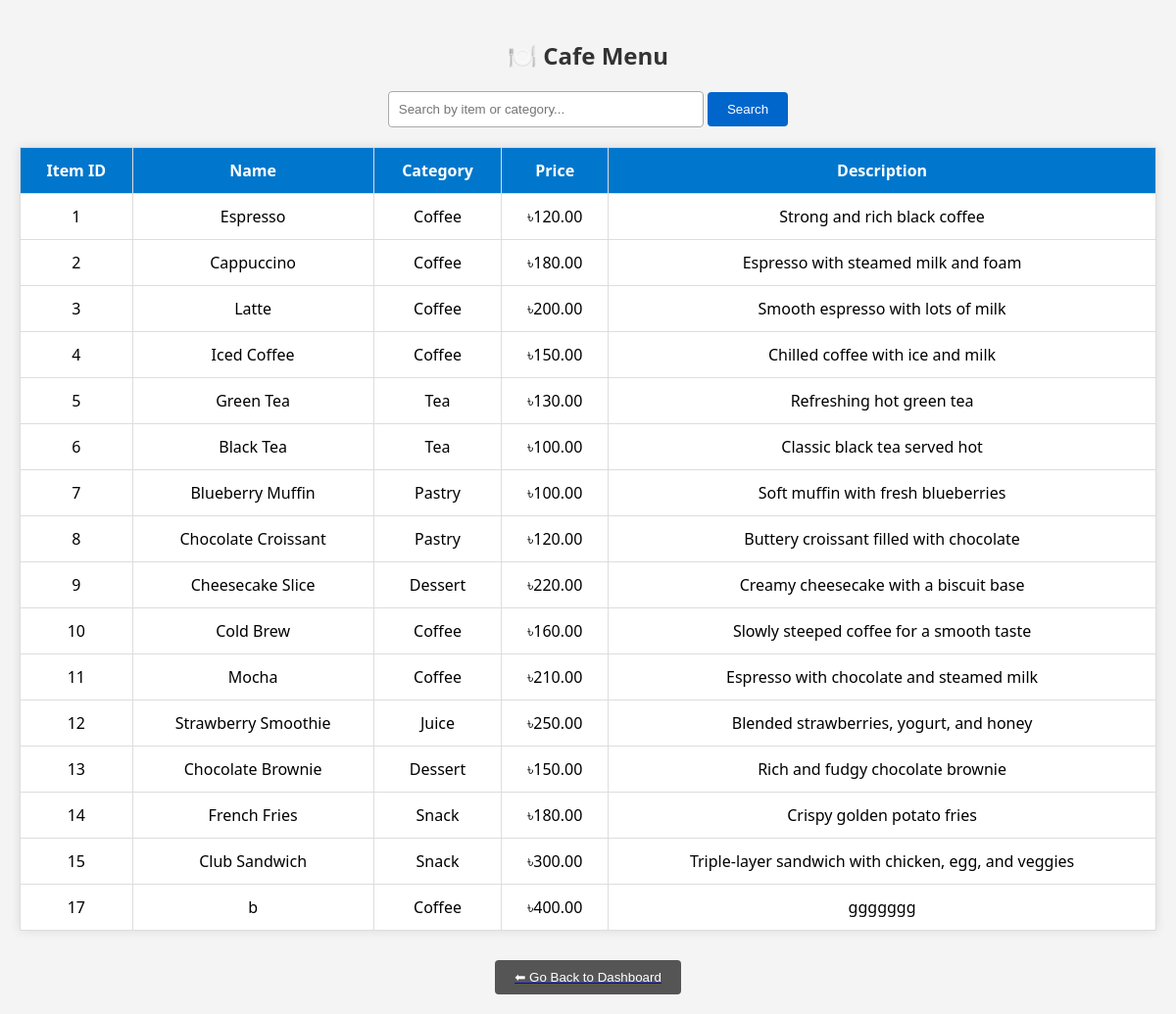
The app's page /CMS/customer/menu.php (signed in) with its own data.
### tables this page shows
CREATE TABLE `menu` (
  `id` int(11) NOT NULL,
  `item_name` varchar(100) NOT NULL,
  `price` decimal(10,2) NOT NULL,
  `category` varchar(50) NOT NULL,
  `description` text DEFAULT NULL
);

### CMS/customer/menu.php (the view, shortened to what this page needs)
<?php
include('../db_connect.php');
$search = "";
if (isset($_GET['search'])) {
    $search = mysqli_real_escape_string($connection, $_GET['search']);
    $menu_query = "SELECT * FROM menu WHERE item_name LIKE '%$search%' OR category LIKE '%$search%'";
} else {
    $menu_query = "SELECT * FROM menu";
}
$menu_result = mysqli_query($connection, $menu_query);
?>
<!DOCTYPE html>
<html lang="en">
<head>
</head>
<body>
    <h2>🍽️ Cafe Menu</h2>
    <form method="GET" action="">
        <input type="text" name="search" placeholder="Search by item or category..." value="<?php echo htmlspecialchars($search); ?>">
        <input type="submit" value="Search">
    </form>
    <?php if (mysqli_num_rows($menu_result) > 0) { ?>
        <table>
            <tr>
                <th>Item ID</th>
                <th>Name</th>
                <th>Category</th>
                <th>Price</th>
                <th>Description</th>
            </tr>
            <?php while ($row = mysqli_fetch_assoc($menu_result)) { ?>
                <tr>
                    <td><?php echo $row['id']; ?></td>
                    <td><?php echo $row['item_name'] ?? 'N/A'; ?></td>
                    <td><?php echo $row['category'] ?? 'N/A'; ?></td>
                    <td>৳<?php echo number_format($row['price'] ?? 0, 2); ?></td>
                    <td><?php echo $row['description'] ?? 'No description'; ?></td>
                </tr>
            <?php } ?>
        </table>
    <?php } else { ?>
        <p class="no-items">No menu items found for "<strong><?php echo htmlspecialchars($search); ?></strong>".</p>
    <?php } ?>
    <a href="customer_dashboard.php">
        <button>⬅ Go Back to Dashboard</button>
    </a>
</body>
</html>

### CMS/customer/menu.php (style rules this page uses)
body { font-family: 'Segoe UI', sans-serif; background-color: #f4f4f4; margin: 0; padding: 20px; }
h2 { text-align: center; color: #333; }
form { text-align: center; margin-bottom: 20px; }
input[type="text"] { padding: 10px; width: 300px; border: 1px solid #aaa; border-radius: 4px; }
input[type="submit"] { padding: 10px 20px; background-color: #0066cc; border: none; color: white; cursor: pointer; border-radius: 4px; }
table { width: 100%; border-collapse: collapse; background-color: white; box-shadow: 0 0 10px rgba(0,0,0,0.1); }
th, td { padding: 12px; border: 1px solid #ddd; text-align: center; }
th { background-color: #0077cc; color: white; }
a button { padding: 10px 20px; margin-top: 30px; display: block; margin-left: auto; margin-right: auto; background-color: #555; color: white; border: none; border-radius: 4px; cursor: pointer; }

### records on screen
menu: id "1", item_name "Espresso", category "Coffee", price "120.00", description "Strong and rich black coffee"
menu: id "2", item_name "Cappuccino", category "Coffee", price "180.00", description "Espresso with steamed milk and foam"
menu: id "3", item_name "Latte", category "Coffee", price "200.00", description "Smooth espresso with lots of milk"
menu: id "4", item_name "Iced Coffee", category "Coffee", price "150.00", description "Chilled coffee with ice and milk"
menu: id "5", item_name "Green Tea", category "Tea", price "130.00", description "Refreshing hot green tea"
menu: id "6", item_name "Black Tea", category "Tea", price "100.00", description "Classic black tea served hot"
menu: id "7", item_name "Blueberry Muffin", category "Pastry", price "100.00", description "Soft muffin with fresh blueberries"
menu: id "8", item_name "Chocolate Croissant", category "Pastry", price "120.00", description "Buttery croissant filled with chocolate"
menu: id "9", item_name "Cheesecake Slice", category "Dessert", price "220.00", description "Creamy cheesecake with a biscuit base"
menu: id "10", item_name "Cold Brew", category "Coffee", price "160.00", description "Slowly steeped coffee for a smooth taste"
menu: id "11", item_name "Mocha", category "Coffee", price "210.00", description "Espresso with chocolate and steamed milk"
menu: id "12", item_name "Strawberry Smoothie", category "Juice", price "250.00", description "Blended strawberries, yogurt, and honey"
menu: id "13", item_name "Chocolate Brownie", category "Dessert", price "150.00", description "Rich and fudgy chocolate brownie"
menu: id "14", item_name "French Fries", category "Snack", price "180.00", description "Crispy golden potato fries"
menu: id "15", item_name "Club Sandwich", category "Snack", price "300.00", description "Triple-layer sandwich with chicken, egg, and veggies"
menu: id "17", item_name "b", category "Coffee", price "400.00", description "ggggggg"
